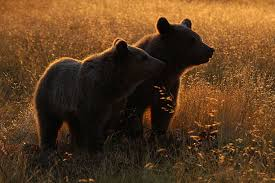
#> input picture grizzly.jpg, 275 x 183 px
$ python reduzir_imagem_size.py
#> lines starting #> are read from the running program, lines starting #| are printed output that depends on the picture
# importar openCV para lidar com imagens
import cv2

# ler a imagem
img = cv2.imread('grizzly.jpg')
#> img is the input picture: shape (183, 275, 3); mean B, G, R 32, 61.1, 91.9
print(img.shape)
#| (183, 275, 3)

# selecionar o valor para a constande de redução 'k'
k = 5
width = int((img.shape[1])/k)
#> width = 55
height = int((img.shape[0])/k)
#> height = 36

# resize() função do openCV para alterar o tamanho da imagem
scaled = cv2.resize(img, (width, height), interpolation=cv2.INTER_AREA)
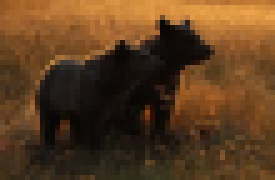
#> scaled: shape (36, 55, 3) (shown 5 times larger); mean B, G, R 32, 61.1, 91.9
print(scaled.shape)
#| (36, 55, 3)

# mostrar a imagem com imshow()
cv2.imshow("Output", scaled)
cv2.waitKey(500)
cv2.destroyAllWindows()

# criando o arquivo com o tamanho reduzido.
cv2.imwrite('resized_output_image.jpg', scaled)
